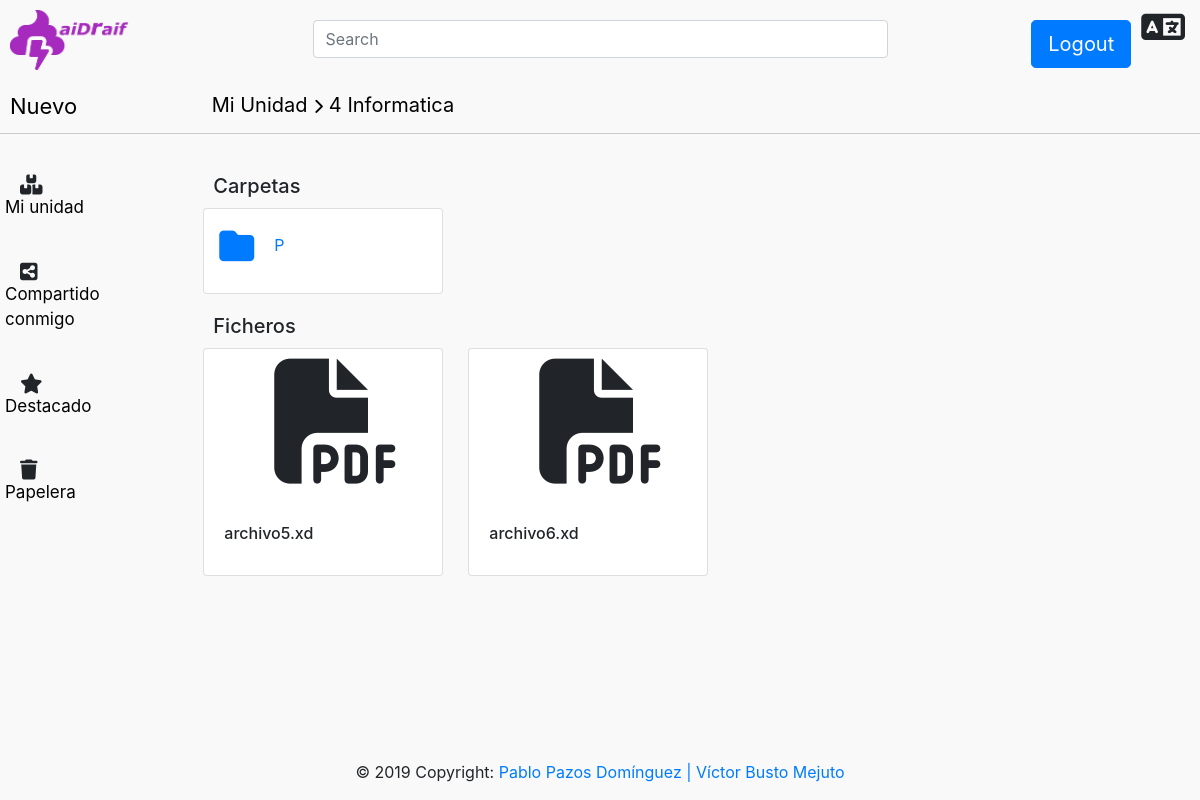
Screenshot of /Controllers/Carpeta_Controller.php?action=Showall&idCarpetaPadre=5 (signed in) with the database file from the repository.
### tables this page shows
CREATE TABLE IF NOT EXISTS `CARPETA` (

`uid` int(4) NOT NULL AUTO_INCREMENT,

`nombre` varchar(30) NOT NULL,

`padre` int(4),

`fecha` date NOT NULL,

`autor` varchar(15) NOT NULL,

PRIMARY KEY (`uid`),

FOREIGN KEY (padre) REFERENCES CARPETA(uid) ON DELETE CASCADE,

FOREIGN KEY (autor) REFERENCES USUARIO(login) ON DELETE CASCADE

);

CREATE TABLE IF NOT EXISTS `FICHERO` (

`id` int(4) NOT NULL AUTO_INCREMENT,

`nombre` varchar(30) NOT NULL,

`mime` enum('image/jpeg','application/pdf', 'video/quicktime', 'text/plain') NOT NULL,

`fecha` date NOT NULL,

`padre` int(4),

`autor` varchar(15) NOT NULL,

PRIMARY KEY (`id`),

FOREIGN KEY (padre) REFERENCES CARPETA(uid) ON DELETE CASCADE,

FOREIGN KEY (autor) REFERENCES USUARIO(login) ON DELETE CASCADE

);

### Models/CARPETAS_model.php (called while the page is built, shortened)
<?php
class CARPETAS_Model{
    var $padre;
    var $autor;
    function __construct($uid, $nombre, $padre, $fecha, $autor){
        $this->padre= $padre;
        $this->autor = $autor;
        include_once '../Models/Access_DB.php';
        $this->mysqli = ConnectDB();
    }
   function RellenaDatos(){
        if($this->padre == "NULL"){
            $sql = "SELECT *
                FROM `CARPETA`
                WHERE (`autor` = '" . $this->autor . "' AND `padre` IS NULL
            )";
        }else{
            $sql = "SELECT *
                FROM `CARPETA`
                WHERE (`autor` = '" . $this->autor . "' AND `padre` = '" . $this->padre . "'
            )";
        }
        $resultado = $this->mysqli->query($sql);
        if (!$resultado){
            return 'tupla inexistente';
        }else{
            $result = $resultado;
            return $result;
        }
    }
}
?>

### Models/Access_DB.php (called while the page is built)
<?php
function ConnectDB()
{
    $mysqli = new mysqli("localhost", "root", "" , "DRAIFDB");
	if ($mysqli->connect_errno) {
		include '../View/MESSAGE_View.php';
		new MESSAGE("Fallo al conectar a MySQL: (" . $mysqli->connect_errno . ") " . $mysqli->connect_error, './index.php');
		return false;
	}
	else{
		return $mysqli;
	}
}
?>

### Models/FICHEROS_Model.php (called while the page is built, shortened)
<?php
class FICHEROS_Model{
    var $padre;
    var $autor;
    function __construct($id, $nombre, $mime, $fecha, $padre, $autor){
        $this->padre = $padre;
        $this->autor = $autor;
        include_once '../Models/Access_DB.php';
        $this->mysqli = ConnectDB();
    }
   function RellenaDatos(){
        if($this->padre == "NULL"){
            $sql = "SELECT *
                FROM `FICHERO`
                WHERE (`autor` = '" . $this->autor . "' AND `padre` IS NULL
            )";
        }else{
            $sql = "SELECT *
                FROM `FICHERO`
                WHERE (`autor` = '" . $this->autor . "' AND `padre` = '" . $this->padre . "'
            )";
        }
        $resultado = $this->mysqli->query($sql);
        if (!$resultado){
            return 'tupla inexistente';
        }else{
            $result = $resultado;
            return $result;
        }
    }
}
?>

### Views/CarpetaRaiz_View.php (the view, shortened to what this page needs)
<?php
class CarpetaRaiz{
	function __construct($carpetas, $carpetas2, $ficheros, $ficheros2){
		$this->render( $carpetas, $carpetas2, $ficheros, $ficheros2);
	}
	function render($carpetas, $carpetas2, $ficheros, $ficheros2){
		include '../Views/Header.php';
	?>
<body>
<div>
                <div class="row contenedor-ruta">
                    <div class="col-sm-2">
                        <a href="#" class="nuevo">Nuevo</a>
                    </div>
                    <div class="col-sm-10">
                        <a href="#" class="ruta">Mi Unidad</a><span class="fas fa-chevron-right ruta2"></span><a href="#" class="ruta">4 Informatica</a>
                    </div>
                </div>
            </div>
            <div class="contenedor-carpeta">
                <div class="row">
                        <div class="col-sm-2">
                            <div class="row fila-opcion">
                                <i class="fas fa-boxes icono-opcion"></i>
                                <a href="#" class="opcion">Mi unidad</a>
                            </div>
                            <div class="row fila-opcion">
                                <i class="fas fa-share-alt-square icono-opcion"></i>
                                <a href="#" class="opcion">Compartido conmigo</a>
                            </div>
                            <div class="row fila-opcion">
                                <i class="fas fa-star icono-opcion"></i>
                                <a href="#" class="opcion">Destacado</a>
                            </div>
                            <div class="row fila-opcion">
                                <i class="fas fa-trash icono-opcion"></i>
                                <a href="#" class="opcion">Papelera</a>
                            </div>
                        </div>
<?php
                        $row2 = $carpetas2->fetch_array();
                        if(!sizeof($row2) == 0){
?>
                        <div class="col-sm-10">
                        <div class="row">
                            <h5 class="tipo-archivo">Carpetas</h5>
                        </div>
                        <div class="row">
<?php
                        }
                        while($row = $carpetas->fetch_array()){
?>
                                <div class="card carpeta" style="width: 15rem; margin-right: 25px;">
                                    <a href="../Controllers/Carpeta_Controller.php?action=Showall&idCarpetaPadre=<?php echo $row['uid']?>">
                                        <div class="card-body">
                                            <div class="row">
                                                <i class="fas fa-folder icono-imagen"></i>
                                                <p class="texto-tarjeta"><?php echo $row['nombre']?></p>
                                            </div>
                                        </div>
                                    </a>
                                </div>
<?php
                        }
                        if(!sizeof($row2) == 0){
?>
                        <div class="col-sm-10">
                        <div class="row">
                            <h5 class="tipo-archivo">Ficheros</h5>
                        </div>
                        <div class="row">
<?php
                        }
                        while($row3 = $ficheros->fetch_array()){
?>
                                <div class="card" style="width: 15rem; margin-right: 25px;">
                                            <div class="img-caja">
                                                <span class="fas fa-file-pdf pdf"></span>
                                            </div>
                                            <div class="card-body caja-nombre-archivo">
                                                <h6 class="card-title"><?php echo $row3['nombre']?></h6>
                                            </div>
                                </div>
<?php
                        }
?>
</body>
	<?php
		include '../Views/Footer.php';
	}
}
?>

### Views/CSS/style1.css (style rules this page uses)
body { background: #F9F9F9; }
.nuevo { text-decoration:none; color: black; font-size: 22px; }
.ruta { text-decoration:none; color: black; font-size: 20px; margin-right: 6px; }
.ruta2 { text-decoration:none; margin-top: 7px; color: black; font-size: 15px; margin-right: 6px; }
.contenedor-ruta { padding: 10px; border-bottom-style: solid; border-bottom-width: 1px; border-bottom-color: #CBCBCB; }
.contenedor-carpeta { padding: 20px; }
.icono-imagen { font-size: 35px; margin-right: 20px; margin-left: 10px; }
.tipo-archivo { margin: 10px; margin-top: 20px; }
.texto-tarjeta { padding-top: 4px; }
.img-caja { margin: 10px; padding-left: 60px; }
.pdf { font-size: 125px; }
.card-title { padding-top:10px; }
.opcion { text-decoration:none; margin-bottom: 20px; color: black; font-size: 17px; width: 75%; }
.icono-opcion { font-size: 20px; margin-right: 15px; margin-left: 15px; margin-top: 3px; }
.fila-opcion { padding-top: 18px; margin-right: 30px; }

### rows the page displays
carpeta: nombre "P"
fichero: nombre "archivo5.xd"
fichero: nombre "archivo6.xd"
